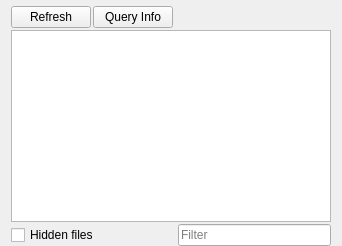
           <widget class="QWidget" name="downloadTab">
            <attribute name="title">
             <string>Downloads</string>
            </attribute>
            <layout class="QVBoxLayout" name="verticalLayout_7">
             <property name="spacing">
              <number>2</number>
             </property>
             <property name="topMargin">
              <number>6</number>
             </property>
             <property name="bottomMargin">
              <number>0</number>
             </property>
             <item>
              <layout class="QHBoxLayout" name="horizontalLayout" stretch="0,0">
               <item>
                <widget class="QPushButton" name="btnRefreshDownloads">
                 <property name="toolTip">
                  <string>Refresh the downloads.</string>
                 </property>
                 <property name="whatsThis">
                  <string>Refresh the downloads.</string>
                 </property>
                 <property name="text">
                  <string>Refresh</string>
                 </property>
                 <property name="icon">
                  <iconset resource="resources.qrc">
                   <normaloff>:/MO/gui/resources/view-refresh.png</normaloff>:/MO/gui/resources/view-refresh.png</iconset>
                 </property>
                </widget>
               </item>
               <item>
                  <widget class="QPushButton" name="btnQueryDownloadsInfo">
                    <property name="toolTip">
                      <string>Query Nexus info for all downloads.</string>
                    </property>
                    <property name="whatsThis">
                      <string>Query Nexus info for all downloads.</string>
                    </property>
                    <property name="text">
                      <string>Query Info</string>
                    </property>
                    <property name="icon">
                      <iconset resource="resources.qrc">
                        <normaloff>:/MO/gui/resources/view-refresh.png</normaloff>:/MO/gui/resources/view-refresh.png
                      </iconset>
                    </property>
                  </widget>
                </item>
               <item>
                <spacer name="horizontalSpacer_7">
                 <property name="orientation">
                  <enum>Qt::Horizontal</enum>
                 </property>
                 <property name="sizeHint" stdset="0">
                  <size>
                   <width>40</width>
                   <height>20</height>
                  </size>
                 </property>
                </spacer>
               </item>
              </layout>
             </item>
             <item>
              <layout class="QVBoxLayout" name="downloadLayout">
               <item>
                <widget class="DownloadListView" name="downloadView">
                 <property name="minimumSize">
                  <size>
                   <width>320</width>
                   <height>0</height>
                  </size>
                 </property>
                 <property name="contextMenuPolicy">
                  <enum>Qt::CustomContextMenu</enum>
                 </property>
                 <property name="acceptDrops">
                  <bool>true</bool>
                 </property>
                 <property name="toolTip">
                  <string/>
                 </property>
                 <property name="whatsThis">
                  <string>This is a list of mods you downloaded from Nexus. Double click one to install it. You can also drag an archive into here.</string>
                 </property>
                 <property name="dragEnabled">
                  <bool>true</bool>
                 </property>
                 <property name="dragDropMode">
                  <enum>QAbstractItemView::DragDrop</enum>
                 </property>
                 <property name="defaultDropAction">
                  <enum>Qt::MoveAction</enum>
                 </property>
                 <property name="alternatingRowColors">
                  <bool>true</bool>
                 </property>
                 <property name="verticalScrollMode">
                  <enum>QAbstractItemView::ScrollPerPixel</enum>
                 </property>
                 <property name="indentation">
                  <number>0</number>
                 </property>
                 <property name="uniformRowHeights">
                  <bool>true</bool>
                 </property>
                 <property name="itemsExpandable">
                  <bool>false</bool>
                 </property>
                 <property name="sortingEnabled">
                  <bool>true</bool>
                 </property>
                </widget>
               </item>
              </layout>
             </item>
             <item>
              <layout class="QHBoxLayout" name="horizontalLayout_16" stretch="1,1,2">
               <item>
                <widget class="QCheckBox" name="showHiddenBox">
                 <property name="toolTip">
                  <string>Show downloads marked as hidden.</string>
                 </property>
                 <property name="whatsThis">
                  <string>Show downloads marked as hidden.</string>
                 </property>
                 <property name="text">
                  <string>Hidden files</string>
                 </property>
                </widget>
               </item>
               <item>
                <spacer name="horizontalSpacer_6">
                 <property name="orientation">
                  <enum>Qt::Horizontal</enum>
                 </property>
                 <property name="sizeHint" stdset="0">
                  <size>
                   <width>40</width>
                   <height>20</height>
                  </size>
                 </property>
                </spacer>
               </item>
               <item>
                <widget class="QLineEdit" name="downloadFilterEdit">
                 <property name="toolTip">
                  <string>Filter the list of downloads.</string>
                 </property>
                 <property name="whatsThis">
                  <string>Filter the list of downloads.</string>
                 </property>
                 <property name="placeholderText">
                  <string>Filter</string>
                 </property>
                </widget>
               </item>
              </layout>
             </item>
            </layout>
           </widget>
